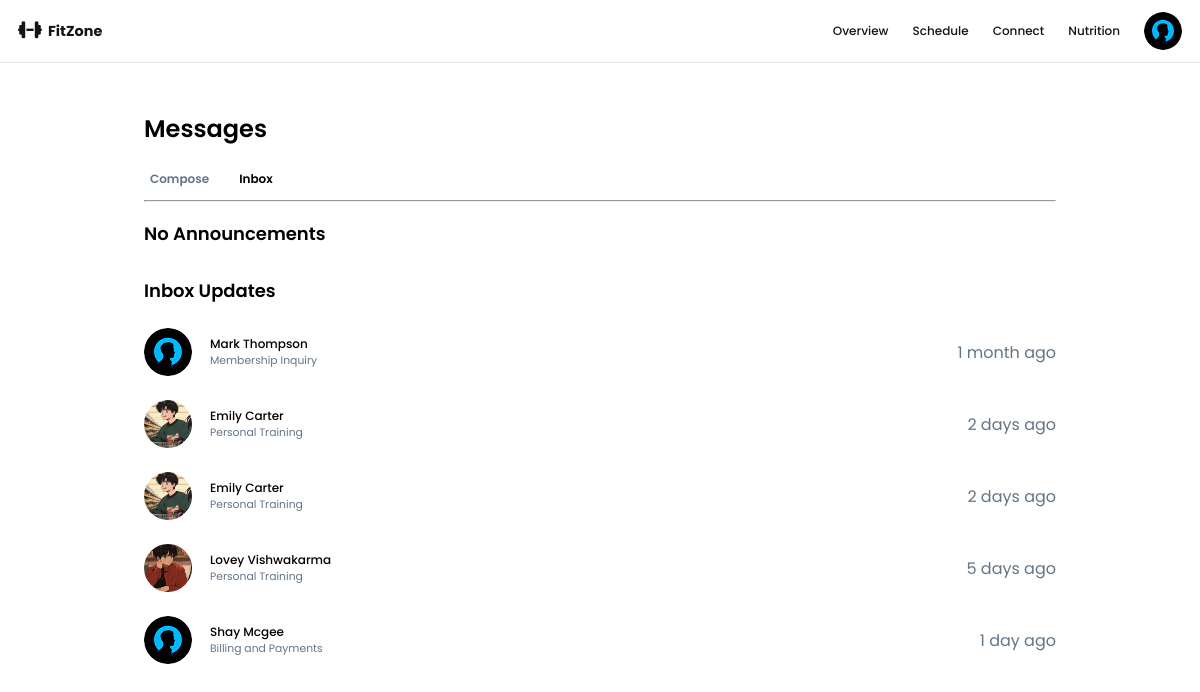
The app's page /Dashboards/Customer-Dashboard/message-section/inbox.php (signed in) with its own data.
### tables this page shows
CREATE TABLE `messages` (
  `Message_ID` int(6) NOT NULL,
  `User_ID` int(11) NOT NULL,
  `Recipient_ID` int(11) NOT NULL,
  `Topic` enum('Membership Inquiry','Class Schedule','Personal Training','Facility Access','Billing and Payments','Other') NOT NULL,
  `Message` varchar(500) NOT NULL,
  `Upload_Name` varchar(500) DEFAULT NULL,
  `Upload_Path` varchar(500) DEFAULT NULL,
  `Created_At` timestamp NOT NULL DEFAULT current_timestamp(),
  `Response` varchar(500) NOT NULL,
  `Responded_At` timestamp NOT NULL DEFAULT current_timestamp() ON UPDATE current_timestamp(),
  `Status` enum('pending','responded') NOT NULL
);

CREATE TABLE `trainers` (
  `Trainer_ID` int(11) NOT NULL,
  `User_ID` int(11) NOT NULL,
  `Name` varchar(255) NOT NULL,
  `Speciality` varchar(255) NOT NULL
);

CREATE TABLE `users` (
  `User_ID` int(11) NOT NULL,
  `First_Name` varchar(255) NOT NULL,
  `Last_Name` varchar(255) DEFAULT NULL,
  `Phone` int(20) NOT NULL,
  `Email` varchar(100) NOT NULL,
  `Role` enum('customer','staff','admin') NOT NULL,
  `Password` varchar(255) NOT NULL,
  `Profile_Img_Path` varchar(500) DEFAULT NULL
);

### Dashboards/Customer-Dashboard/message-section/inbox.php (the view, shortened to what this page needs)
<!DOCTYPE html>
<html lang="en">
<head>
    <link rel="stylesheet" href="../style.css">
</head>
<body>
    <?php include("../../components/customer-dashboard-navbar.php"); ?>
    <section class="inbox-section dashboard-sections">
        <h1 class="headers">Messages</h1>
        <div class="messages-indicator indicator-div">
                <div class="manage-message">
                    <h2 onclick="window.location.href ='./compose.php'" class="compose sub-header" style="color:#637587;">Compose</h2>
                    <h2 onclick="window.location.href ='./inbox.php'" class="inbox sub-header">Inbox</h2>
                </div>
            </div>
            <hr class="line">
                <?php
                    function timesinceResponded($datetime){
                        $now = time();
                        $response_time = strtotime($datetime);
                        $diff = $now - $response_time;
                        if ($diff < 60) {
                            return ($diff == 1 ? ' second ago' : ' seconds ago');
                        } elseif ($diff < 3600) {
                            $minutes = floor($diff / 60);
                            return $minutes . ($minutes == 1 ? ' minute ago' : ' minutes ago');
                        } elseif ($diff < 86400) {
                            $hours = floor($diff / 3600);
                            return $hours . ($hours == 1 ? ' hour ago' : ' hours ago');
                        } elseif ($diff < 2592000) {
                            $days = floor($diff / 86400);
                            return $days . ($days == 1 ? ' day ago' : ' days ago');
                        } else {
                            $months = floor($diff / 2592000);
                            return $months . ($months == 1 ? ' month ago' : ' months ago');
                        }
                    }
                ?>
                <?php
                $fetch_broadcast = "SELECT * FROM broadcasts";
                $broadcast_result = $conn->query($fetch_broadcast);
                if($broadcast_result->num_rows > 0){
                   echo '<h3 class="section-subheader">Announcements</h3>';
                   while($broadcast = $broadcast_result->fetch_assoc()){
                    $ShortMessage = implode(' ', array_slice(explode(' ', $broadcast['Announcement']), 0, 3)) . " . . .";
                    $dialogID = "message-popup".htmlspecialchars($broadcast['Broadcast_ID']);
                            echo '
                            <div class="session-log-container inbox-log" onclick="document.getElementById(\''.$dialogID.'\').showModal();">
                                <div class="info-wrap">
                                    <div class="profile-cont"><img src="../../../Assets/customer-dashboard-assets/profile.png" alt="profile-picture" class="profile-picture"></div>
                                        <div class="text-wrap">
                                            <p class="log-header">'.htmlspecialchars($ShortMessage).'</p>
                                            <p class="log-subheader">'.htmlspecialchars($broadcast['Topic']).'</p>
                                        </div>
                                </div>
                                <p class="time">'.timesinceResponded($broadcast['Created_At']).'</p>
                            </div>
                            <dialog id="'.$dialogID.'" class="message-view">
                                <div class="inner-wrapper">
                                    <div class="header-wrapper">
                                        <div class="profile-wrapper">
                                            <div class="profile-cont"><img class="profile-img" src="../../../Assets/customer-dashboard-assets/profile.png" alt="profile-img"></div>
                                            <p class="trainer-name">Admin</p>
                                        </div>
                                        <i class="fas fa-circle-xmark close-button" onclick="document.getElementById(\''.$dialogID.'\').close();"></i>
                                    </div>
                                    <div class="content">
                                        <h1 class="topic">'.htmlspecialchars($broadcast['Topic']).'</h1>
                                        <p class="message-content"><strong class="message-header">Message:</strong> <br>'.htmlspecialchars($broadcast['Announcement']).'</p>
                                        <p class="responded-time">'.timesinceResponded($broadcast['Created_At']).'</p>
                                        </div>
                                    </div>
                                </div>
                            </dialog>
                            ';
                   }
                }
                else
                {
                    echo '<h3 class="section-subheader">No Announcements</h3>';
                }
            ?>
            <?php
                $query = "SELECT m.Message_ID, m.Topic, m.Message, m.Response, m.Responded_At, m.Status, t.Name, u.Profile_Img_Path FROM messages AS m JOIN trainers AS t ON m.Recipient_ID = t.Trainer_ID JOIN users AS u ON t.User_ID = u.User_ID WHERE m.User_ID = '".$_SESSION['user_id']."'";
                $results = $conn->query($query);
                if($results->num_rows > 0){
                    $inbox_header = false;
                    while($row = $results->fetch_assoc()){
                        if($row['Status'] === 'responded'){
                            if(!$inbox_header){
                                echo '<h3 class="section-subheader">Inbox Updates</h3>';
                                $inbox_header = true;
                            }
                            $dialogID = "message-popup".htmlspecialchars($row['Message_ID']);
                            $pfp_path = (!empty($row['Profile_Img_Path'])) ? $row['Profile_Img_Path'] : "../../../Assets/customer-dashboard-assets/profile.png";
                            echo '
                            <div class="session-log-container inbox-log" onclick="document.getElementById(\''.$dialogID.'\').showModal();">
                                <div class="info-wrap">
                                    <div class="profile-cont"><img src="'.htmlspecialchars($pfp_path).'" alt="profile-picture" class="profile-picture"></div>
                                        <div class="text-wrap">
                                            <p class="log-header">'.htmlspecialchars($row['Name']).'</p>
                                            <p class="log-subheader">'.htmlspecialchars($row['Topic']).'</p>
                                        </div>
                                </div>
                                <p class="time">'.timesinceResponded($row['Responded_At']).'</p>
                            </div>
                            <dialog id="'.$dialogID.'" class="message-view">
                                <div class="inner-wrapper">
                                    <div class="header-wrapper">
                                        <div class="profile-wrapper">
                                            <div class="profile-cont"><img class="profile-img" src="'.htmlspecialchars($pfp_path).'" alt="profile-img"></div>
                                            <p class="trainer-name">'.htmlspecialchars($row['Name']).'</p>
                                        </div>
                                        <i class="fas fa-circle-xmark close-button" onclick="document.getElementById(\''.$dialogID.'\').close();"></i>
                                    </div>
                                    <div class="content">
                                        <h1 class="topic">'.htmlspecialchars($row['Topic']).'</h1>
                                        <p class="message-content"><strong class="message-header">Response:</strong> <br>'.htmlspecialchars($row['Response']).'</p>
                                        <p class="responded-time">'.timesinceResponded($row['Responded_At']).'</p>
                                            <p class="inquiry"><strong class="inquiry-header">Inquiry:</strong> <br> '.htmlspecialchars($row['Message']).'</p>
                                        </div>
                                    </div>
                                </div>
                            </dialog>
                            ';
                        }
                        elseif(($row['Status'] === 'responded') == 0 && !$inbox_header) {
                                echo '<h3 class="section-subheader">No New Messages</h3>';
                                $inbox_header = true;
                            }
                    }
                }
            ?>
    </section>
</body>
</html>

### Dashboards/Customer-Dashboard/style.css (style rules this page uses)
html { scroll-behavior: smooth; }
* { box-sizing: border-box; padding: 0; margin: 0; font-family: "Poppins", sans-serif; }
section.dashboard-sections { padding: 4vw 12vw; }
h1.headers { font-size: 2vw; font-weight: 600; padding-bottom: 1vw; }
.indicator-div { padding-block: 1vw; }
h2.sub-header { font-size: 1vw; font-weight: 600; padding-left: 0.5vw; }
h3.section-subheader { font-size: 1.5vw; font-weight: 600; padding-block: 1vw; margin-block: 0.5vw; }
.manage-schedule, .manage-message { display: flex; gap: 2vw; }
.manage-schedule, .manage-message > h2 { cursor: pointer; }
.session-log-container { display: flex; align-items: center; justify-content: space-between; margin-block: 1vw; padding-bottom: 1vw; }
.info-wrap { display: flex; align-items: center; }
p.log-header { font-size: 1vw; font-weight: 500; }
p.log-subheader { align-self: stretch; font-size: 0.9vw; color: #637587; }
.profile-cont { height: 48px; width: 48px; border-radius: 50%; border: none; padding: 0; overflow: hidden; background: none; margin-right: 1.5vw; }
.profile-picture { width: 100%; height: 100; object-fit: cover; }
.time { color: #637587; }
.inbox-log { cursor: pointer; }

### records on screen
messages: shows "Inbox Updates", Recipient_ID.Name "Mark Thompson", Topic "Membership Inquiry", Responded_At "1 month ago"
messages: users.Profile_Img_Path (picture), Recipient_ID.Name "Emily Carter", Topic "Personal Training", Responded_At "2 days ago"
messages: users.Profile_Img_Path (picture), Recipient_ID.Name "Emily Carter", Topic "Personal Training", Responded_At "2 days ago"
messages: users.Profile_Img_Path (placeholder picture), Recipient_ID.Name "Lovey Vishwakarma", Topic "Personal Training", Responded_At "5 days ago"
messages: Recipient_ID.Name "Shay Mcgee", Topic "Billing and Payments", Responded_At "1 day ago"
